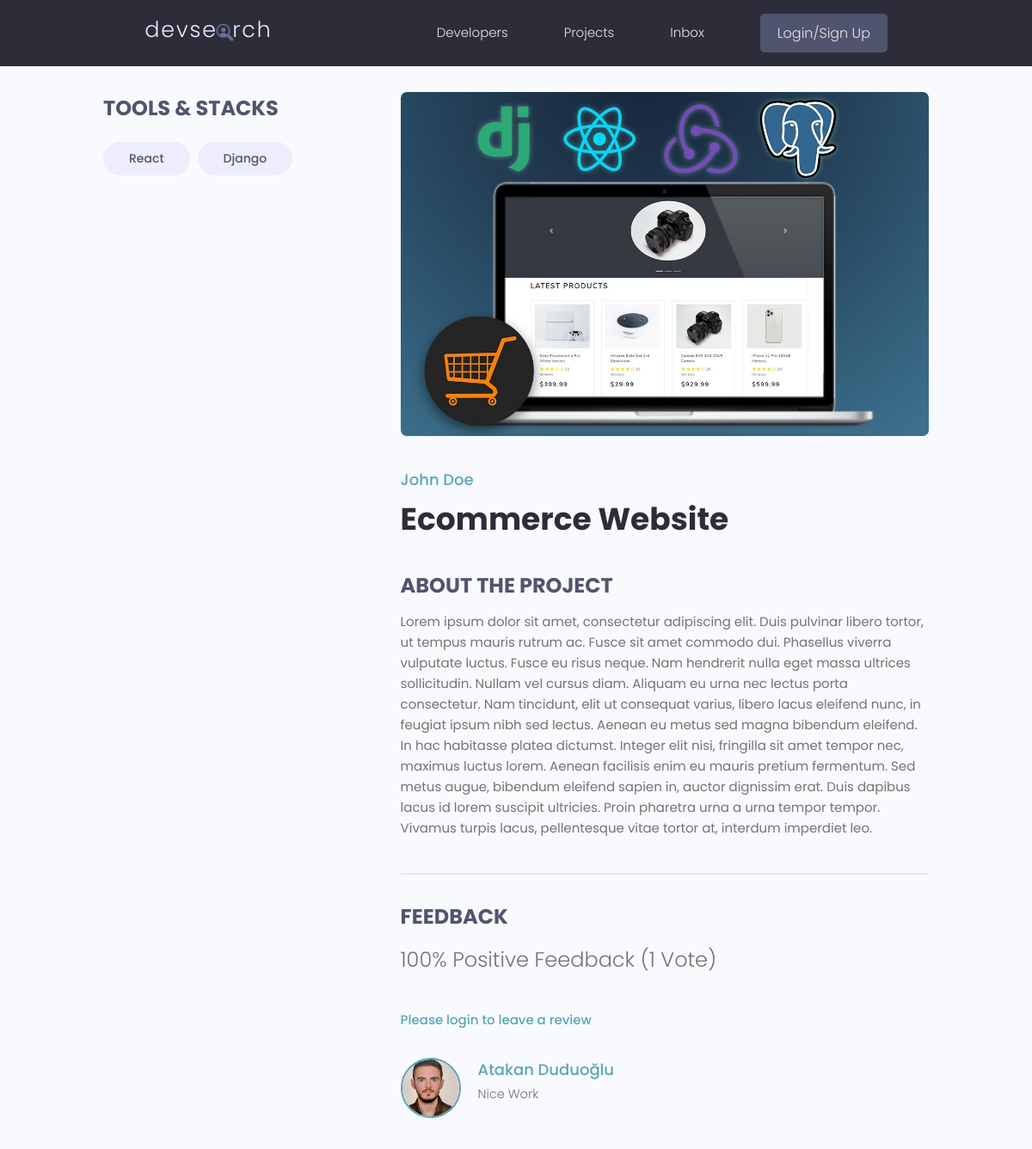
Page /projects/project/80a23fd1-248b-4ba9-8e75-acc713754862 on the committed database.
### projects/models.py (models this page shows, shortened)
class Tag(models.Model):
    name = models.CharField(max_length=200)
    created = models.DateTimeField(auto_now_add=True)
    id = models.UUIDField(default=uuid.uuid4, unique=True, primary_key=True, editable=False)
    def __str__(self):
        return self.name

class Project(models.Model):
    owner = models.ForeignKey(Profile, null=True, blank=True, on_delete=models.SET_NULL)
    title = models.CharField(max_length=200)
    description = models.TextField(null=True, blank=True)
    featured_image = models.ImageField(null=True, blank=True, default="default.jpg")
    demo_link = models.CharField(max_length=2000, null=True, blank=True)
    source_link = models.CharField(max_length=2000, null=True, blank=True)
    tags = models.ManyToManyField('Tag', blank=True)
    vote_total = models.IntegerField(default=0, null=True, blank=True)
    vote_ratio = models.IntegerField(default=0, null=True, blank=True)
    created = models.DateTimeField(auto_now_add=True)
    id = models.UUIDField(default=uuid.uuid4, unique=True, primary_key=True, editable=False)
    class Meta:
        ordering = ['-vote_ratio', '-vote_total', 'title']
    @property
    def reviewers(self):
        queryset = self.review_set.all().values_list('owner__id', flat=True)
        return queryset

class Review(models.Model):
    VOTE_TYPE = (
        ('up', 'Up Vote'),
        ('down', 'Down Vote'),
    )
    owner = models.ForeignKey(Profile, on_delete=models.CASCADE, null=True)
    project = models.ForeignKey(Project, on_delete=models.CASCADE)
    body = models.TextField(null=True, blank=True)
    value = models.CharField(max_length=200, choices=VOTE_TYPE)
    created = models.DateTimeField(auto_now_add=True)
    id = models.UUIDField(default=uuid.uuid4, unique=True, primary_key=True, editable=False)
    class Meta:
        unique_together = [['owner', 'project']]

### users/models.py (models this page shows, shortened)
class Profile(models.Model):
    user = models.OneToOneField(User, on_delete=models.CASCADE, null=True, blank=True)
    name = models.CharField(max_length=200, blank=True, null=True)
    email = models.EmailField(max_length=500, blank=True, null=True)
    username = models.CharField(max_length=200, blank=True, null=True)
    location = models.CharField(max_length=200, blank=True, null=True)
    short_intro = models.CharField(max_length=200, blank=True, null=True)
    bio = models.TextField(blank=True, null=True)
    profile_image = models.ImageField(null=True, blank=True, upload_to='profiles/', default="profiles/user-default.png")
    social_github = models.CharField(max_length=200, blank=True, null=True)
    social_twitter = models.CharField(max_length=200, blank=True, null=True)
    social_linkedin = models.CharField(max_length=200, blank=True, null=True)
    social_youtube = models.CharField(max_length=200, blank=True, null=True)
    social_website = models.CharField(max_length=200, blank=True, null=True)
    created = models.DateTimeField(auto_now_add=True)
    id = models.UUIDField(default=uuid.uuid4, unique=True, primary_key=True, editable=False)

### projects/views.py (the view, shortened to what this page needs)
# urls.py: path('project/<str:pk>', views.project, name="project"),
def project(request, pk):
    projectObj = Project.objects.get(id=pk)
    form = ReviewForm()
    return render(request, 'projects/single-project.html', {'project': projectObj, 'form': form})

### projects/templates/projects/single-project.html (shortened to what this page needs)
{% extends 'main.html' %}
{% block content %}
  <main class="singleProject my-md">
    <div class="container">
      <div class="layout">
        <div class="column column--1of3">
          <h3 class="singleProject__subtitle">Tools & Stacks</h3>
          <div class="singleProject__toolStack">
              {% for tag in project.tags.all %}
            <span class="tag tag--pill tag--sub tag--lg">
              <small>{{ tag }}</small>
            </span>
              {% endfor %}
          </div>
        </div>
        <div class="column column--2of3">
          <img class="singleProject__preview" src="{{ project.featured_image.url }}" alt="portfolio thumbnail" />
          <a href="profile.html" class="singleProject__developer">{{ project.owner.name }}</a>
          <h2 class="singleProject__title">{{ project.title }}</h2>
          <h3 class="singleProject__subtitle">About the Project</h3>
          <div class="singleProject__info">
            {{ project.description }}
          </div>
          <div class="comments">
            <h3 class="singleProject__subtitle">Feedback</h3>
            <h5 class="project--rating">
                {{ project.vote_ratio }}% Positive Feedback ({{ project.vote_total }} Vote{{ project.vote_total|pluralize:"s" }})
            </h5>
            {% if request.user.profile.id in project.reviewers %}
                <p>You have already submitted your review for this project</p>
            {% elif request.user.profile == project.owner %}
                <p>You cannot review your own work</p>
            {% else %}
                <a href="{% url 'login' %}?next={{ request.path }}">Please login to leave a review</a>
            {% endif %}
            <div class="commentList">
                {% for review in project.review_set.all %}
                    {% if review.body %}
              <div class="comment">
                <a href="{% url 'user-profile' review.owner.id %}">
                  <img class="avatar avatar--md"
                    src="{{ review.owner.profile_image.url }}" alt="user" />
                </a>
                <div class="comment__details">
                  <a href="{% url 'user-profile' review.owner.id %}" class="comment__author">{{ review.owner.name }}</a>
                  <p class="comment__info">{{ review.body|linebreaksbr }}</p>
                </div>
              </div>
                    {% endif %}
                {% endfor %}
            </div>
          </div>
        </div>
      </div>
    </div>
  </main>
{% endblock %}

### static/styles/app.css (style rules this page uses)
:root { --color-sub: #2d2d39; }
img { width: 100%; }
.singleProject .column--1of3 { order: 2; }
@media screen and (min-width: 1081px) { .singleProject .column--1of3 { order: 1; } }
@media screen and (min-width: 1081px) { .singleProject .column--2of3 { order: 2; } }
.singleProject__toolStack { margin-top: 2rem; margin-bottom: 4rem; }
.singleProject__preview { height: 50vh; object-fit: cover; object-position: top center; margin-bottom: 3rem; border-radius: 0.7rem; }
.singleProject__developer { font-size: 1.8rem; font-weight: 500; }
.singleProject__title { font-size: 3.6rem; font-weight: 700; color: var(--color-sub); margin-bottom: 3rem; }
.project--rating { margin-bottom: 1.6em; margin-top: .5em; }
.singleProject__subtitle { text-transform: uppercase; font-size: 2.4rem; font-weight: 700; color: var(--color-sub-light); margin-bottom: 1rem; }
.comments { margin-top: 4rem; padding-top: 3rem; border-top: 2px solid var(--color-light); }
.commentList { margin: 3rem 0; }
.comment { display: flex; gap: 2rem; }
.comment__author { font-size: 1.8rem; }
.comment__info { font-size: 1.45rem; }

### static/uikit/styles/modules/_variables.css (style rules this page uses)
:root { --color-main: #5aa5b9; --color-main-light: #e6faff; --color-sub: #3f4156; --color-sub-light: #51546e; --color-sub-lighter: #ededfd; --color-text: #737373; --color-gray: #8b8b8b; --color-light: #e5e7eb; --color-light-gray: #767676; --color-bg: #f8fafd; --color-white: #fffefd; --color-white-light: #f3f3f3; --color-success: #359e64; --color-success-bg: #def8e8; --color-error: #fc4b0b; --color-error-bg: #fff2ee; --font-base: 'Poppins', arial, helvetica, 'Segoe UI', roboto, ubuntu, sans-serif; --font-monospace: 'Fira Code', 'Courier New', courier, monospace; --font-regular: 300; --font-medium: 500; --font-bold: 700; --generic-shadow: 1px 1px 5px #00000010; --generic-transition: all 0.3s ease-in-out; }

### static/uikit/styles/modules/_base.css (style rules this page uses)
* { margin: 0; padding: 0; box-sizing: border-box; text-rendering: optimizeLegibility; color: inherit; font-size: inherit; }
html { font-size: 50%; }
@media only screen and (min-width: 480px) { html { font-size: 56.25%; } }
@media only screen and (min-width: 1200px) { html { font-size: 62.5%; } }
body { line-height: 1.6; font-weight: 400; font-size: 1.5rem; color: var(--color-text); background-color: var(--color-bg); min-height: 100vh; }

### static/uikit/styles/modules/_typography.css (style rules this page uses)
* { font-family: var(--font-base); }
h2 { font-size: 3.6rem; font-weight: var(--font-bold); }
h3 { font-size: 3.2rem; font-weight: var(--font-medium); }
h5 { font-size: 2.4rem; font-weight: var(--font-medium); }
h5, h6 { font-weight: var(--font-regular); }
p, span, strong { font-size: 1.6rem; color: var(--color-text); font-weight: var(--font-regular); }
a { padding-bottom: 2px; text-decoration: none; display: inline-block; color: var(--color-main); font-weight: var(--font-medium); }

### static/uikit/styles/modules/_utilities.css (style rules this page uses)
.container { width: 92%; max-width: 165rem; margin: 0 auto; box-sizing: border-box; }
@media screen and (min-width: 1000px) { .container { width: 90%; } }
@media screen and (min-width: 1200px) { .container { width: 80%; } }
.my-md { margin: 3rem auto; }

### static/uikit/styles/modules/_avatar.css (style rules this page uses)
.avatar { border-radius: 50%; border: 2px solid var(--color-main); object-fit: cover; }
.avatar--md { height: 7rem; width: 7rem; }

### static/uikit/styles/modules/_tag.css (style rules this page uses)
.tag { display: inline-flex; align-items: center; background-color: var(--color-sub); height: -webkit-fit-content; height: -moz-fit-content; height: fit-content; width: -webkit-fit-content; width: -moz-fit-content; width: fit-content; border-radius: 0.5rem; padding: 0.5rem 1.5rem; font-size: 1.2rem; cursor: pointer; }
.tag:not(:last-child) { margin-right: 0.25rem; margin-bottom: 0.75rem; }
.tag > small { color: var(--color-white); }
.tag--pill { border-radius: 5rem; }
.tag--sub, .tag--sub > small { background: var(--color-sub-lighter); color: var(--color-sub-light); font-weight: 500; }
.tag--lg { padding: 0.8rem 3rem; font-size: 1.4rem; }
.tag--lg:not(:last-child) { margin-right: 0.5rem; margin-bottom: 1rem; }

### static/uikit/styles/modules/_layout.css (style rules this page uses)
.layout { display: flex; flex-flow: row wrap; justify-content: space-between; }
.layout > .column { margin-bottom: 3rem; }
.layout > .column.column--1of3 { flex-basis: 30%; }
.layout > .column.column--2of3 { flex-basis: 64%; }

### rows in the picture
Tag: name "React"
Tag: name "Django"
Project: featured_image (picture), owner.name "John Doe", title "Ecommerce Website", description "Lorem ipsum dolor sit amet, consectetur adipiscing elit. Duis pulvinar libero tortor, ut tempus mauris rutrum ac. Fusce sit amet commodo dui. Phasellus viverra vulputate luctus. Fusce eu risus neque. Nam hendrerit nulla eget massa ultrices sollicitudin. Nullam vel cursus diam. Aliquam eu urna nec lectus porta consectetur. Nam tincidunt, elit ut consequat varius, libero lacus eleifend nunc, in feugiat ipsum nibh sed lectus. Aenean eu metus sed magna bibendum eleifend. In hac habitasse platea dictumst. Integer elit nisi, fringilla sit amet tempor nec, maximus luctus lorem. Aenean facilisis enim eu mauris pretium fermentum. Sed metus augue, bibendum eleifend sapien in, auctor dignissim erat.…", vote_ratio "100", vote_total "1"
Review: owner.profile_image (picture), owner.name "Atakan Duduoğlu", body "Nice Work"
